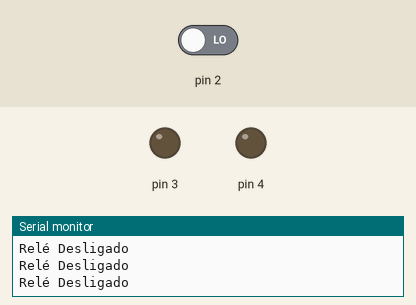
The program below on a simulated Arduino Uno, built with avr-gcc and run on an emulated ATmega328P. On the bench: output pins drawn as LEDs (lit = HIGH), the last lines printed to the serial monitor. Dashed ring = blinking. The inputs (shaded band) are chosen by the test bench; at power-on: pin 2 LOW.

Above: at 7.1 s.
7.2 s: pin 2 driven HIGH
At 9.5 s:
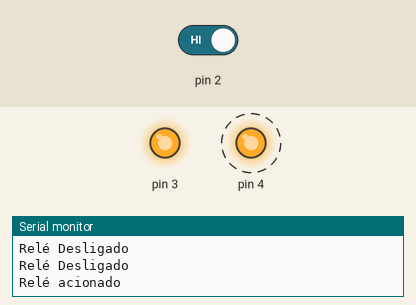
11.2 s: pin 2 driven LOW
At 13.35 s:
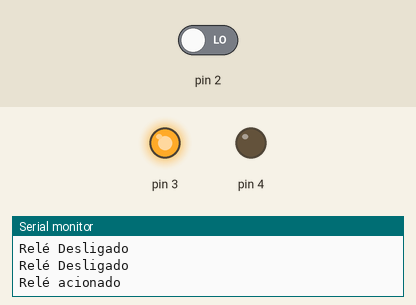
Timing chart, 0 to 21.1 s (numbered marks = the images above; inputs shaded):
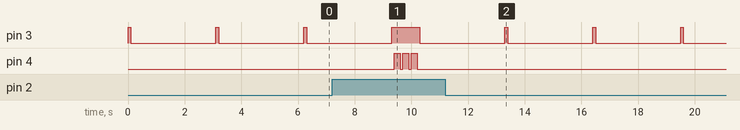

The program:

main.cpp
```cpp
#include <Arduino.h>
int s = 1;

void setup()
{
  Serial.begin(9600);
  pinMode(2, INPUT);
  pinMode(3, OUTPUT);
  pinMode(4, OUTPUT);
}

void loop()
{
  digitalWrite(3, HIGH);
  delay(100);

  s = digitalRead(2);

  if (s)
   {
    Serial.println("Relé acionado");

    digitalWrite(4, HIGH);
    delay(200);
    digitalWrite(4, LOW);
    delay(100);
    digitalWrite(4, HIGH);
    delay(200);
    digitalWrite(4, LOW);
    delay(100);
    digitalWrite(4, HIGH);
    delay(200);
    digitalWrite(4, LOW);
    delay(100);
    }

else
    {
    Serial.println("Relé Desligado");
    digitalWrite(4, LOW);
    }

  digitalWrite(3, LOW);
  delay(3000);

  }
```

Measured:
- after the input at 7.2 s, pin 4: alternates HIGH for 0.20 s and LOW for 0.10 s, 6 changes in all, then stays LOW, starting after 2.2 s
- after the input at 11.2 s, pin 4: stops changing and stays LOW
- by itself, pin 3: alternates HIGH for 0.10 s and LOW for 3.0 s
